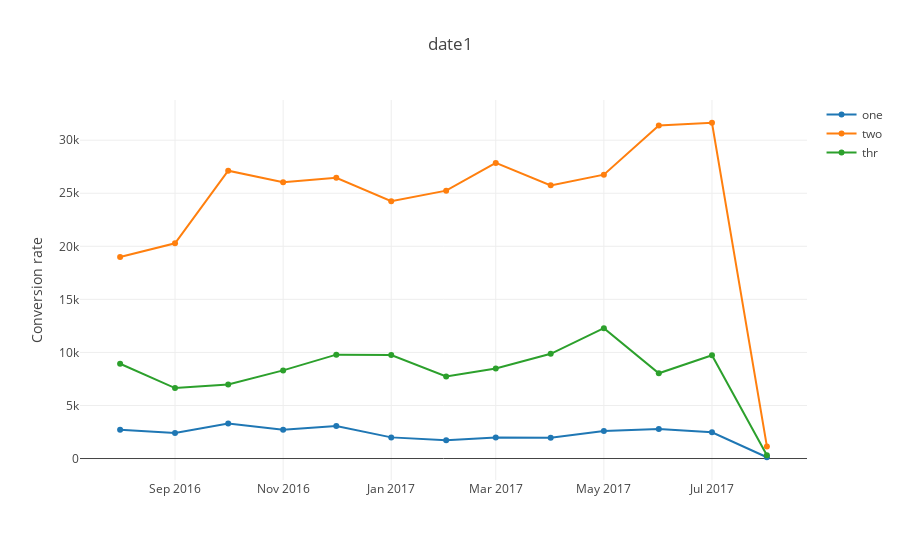

The notebook cell saved with this chart:
### Code cell
one=d.groupby(['date1'])['totals.newVisits'].count().reset_index()
two=f.groupby(['date1'])['totals.newVisits'].count().reset_index()
thr=g.groupby(['date1'])['totals.newVisits'].count().reset_index()


trace0 = go.Scatter( x=one['date1'], y=one['totals.newVisits'], name='one', yaxis='y1')
trace1= go.Scatter( x=two['date1'], y=two['totals.newVisits'], name='two', yaxis='y1')
trace2= go.Scatter( x=thr['date1'], y=thr['totals.newVisits'], name='thr', yaxis='y1')


data = [trace0, trace1, trace2]
fig = go.Figure(data=data, layout=layout)
iplot(fig, show_link=False)

### Figure 1 — Plotly figure (JSON) as saved in the notebook; plotly's stock layout.template omitted (floating-point values rounded to 4 significant figures)
{"data": [{"name": "one", "type": "scatter", "uid": "259691fa-b9df-11e8-b6ad-acbc3287d5f1", "x": ["2016-08", "2016-09", "2016-10", "2016-11", "2016-12", "2017-01", "2017-02", "2017-03", "2017-04", "2017-05", "2017-06", "2017-07", "2017-08"], "y": [2710, 2415, 3297, 2705, 3070, 1994, 1725, 1978, 1963, 2589, 2774, 2467, 121], "yaxis": "y"}, {"name": "two", "type": "scatter", "uid": "2596938c-b9df-11e8-8061-acbc3287d5f1", "x": ["2016-08", "2016-09", "2016-10", "2016-11", "2016-12", "2017-01", "2017-02", "2017-03", "2017-04", "2017-05", "2017-06", "2017-07", "2017-08"], "y": [18998, 20285, 27128, 26044, 26455, 24253, 25244, 27857, 25744, 26753, 31384, 31644, 1140], "yaxis": "y"}, {"name": "thr", "type": "scatter", "uid": "25969468-b9df-11e8-9549-acbc3287d5f1", "x": ["2016-08", "2016-09", "2016-10", "2016-11", "2016-12", "2017-01", "2017-02", "2017-03", "2017-04", "2017-05", "2017-06", "2017-07", "2017-08"], "y": [8935, 6640, 6979, 8305, 9789, 9751, 7740, 8485, 9866, 12281, 8034, 9739, 302], "yaxis": "y"}], "layout": {"title": "date1", "yaxis": {"title": "Conversion rate"}, "yaxis2": {"overlaying": "y", "side": "right", "title": "Count transactions"}}}
